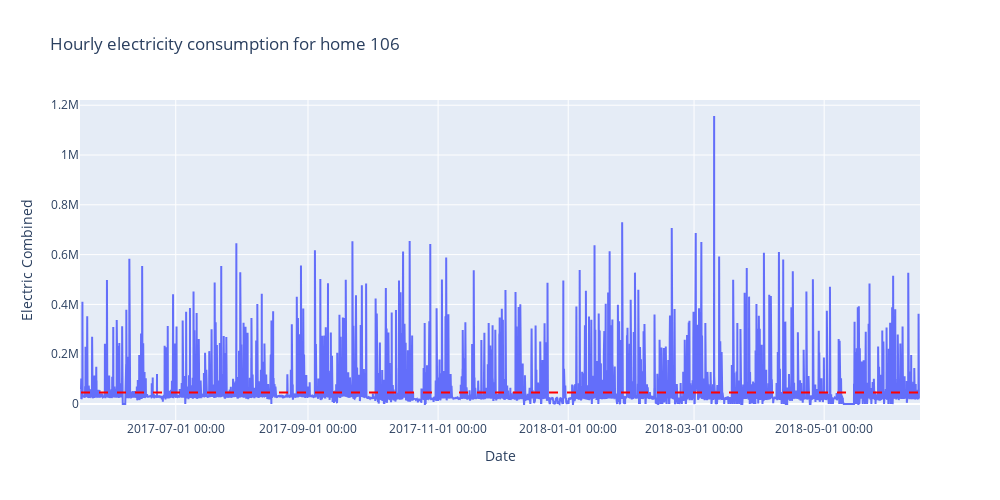

This figure's notebook cell:
### Code cell
hourly_consumption2(df_106, 106)

### Figure 1 — Plotly figure (JSON) as saved in the notebook; plotly's stock layout.template omitted (floating-point values rounded to 4 significant figures; data arrays with more than 128 entries replaced by an {"elided": "..."} marker saying what was removed)
{"data": [{"mode": "lines", "name": "mains", "type": "scatter", "x": {"elided": "9430 str values"}, "y": {"elided": "9430 int values"}}], "layout": {"autosize": false, "height": 500, "shapes": [{"line": {"color": "Red", "dash": "dash", "width": 2}, "type": "line", "x0": "2017-05-17T14:00:00", "x1": "2018-06-14T11:00:00", "y0": 46000.0, "y1": 46000.0}], "title": {"text": "Hourly electricity consumption for home 106"}, "width": 1000, "xaxis": {"tickformat": "%Y-%m-%d %H:%M", "title": {"text": "Date"}}, "yaxis": {"title": {"text": "Electric Combined"}}}}
